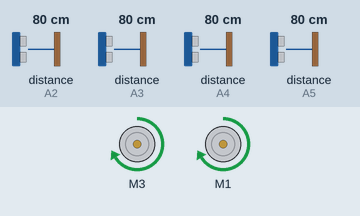
This sketch was run on a simulated Arduino Uno, built with avr-gcc and run on an emulated ATmega328P. Parts: 2 × DC motor (green arrow = forward, orange = backward, longer = faster). The inputs (shaded band) are chosen by the test bench; at power-on: distance to the obstacle (sensors on A3, A4, A5, A2) 80 cm. The echo pulse lasts 58.3 µs per cm. At 9.8 s the program stops and its outputs stay as they are.

Above: at 1.2 s.
1.3 s: distance to the obstacle (sensor on A3) set to 33 cm
2.8 s: distance to the obstacle (sensor on A3) set to 30 cm
At 3.7 s:
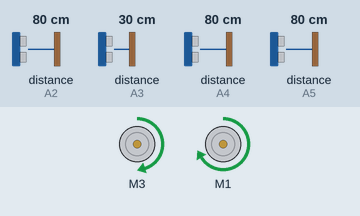
4.3 s: distance to the obstacle (sensor on A4) set to 34 cm
5.8 s: distance to the obstacle (sensor on A4) set to 28 cm
At 5.98 s:
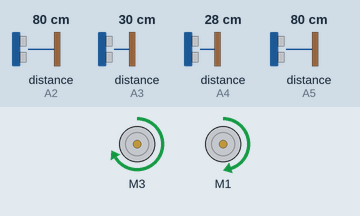
8.8 s: distance to the obstacle (sensor on A5) set to 2 cm
At 10.5 s:
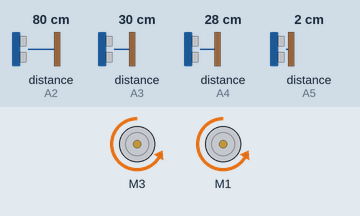
Timing chart, 0 to 11.3 s (numbered marks = the images above; inputs shaded):
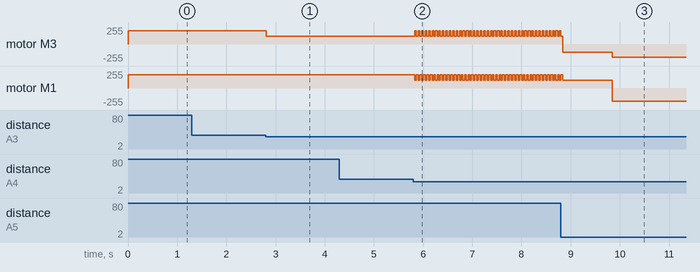

The sketch:

robot_1.ino
```cpp
// Adafruit motor shield setup
#include <AFMotor.h>

AF_DCMotor leftMotor(3);
AF_DCMotor rightMotor(1);

// time needed to rotate by approximately 90 degrees
#define ROTATION_TIME 1000

// variables to store the distances to the nearest obstacle
// (wall, robot etc)
int frontDistance;
int rearDistance;
int leftDistance;
int rightDistance;

// HC-SR04 Pin Connections
// The trigger from all the HC-SR04 sensors are connected
// to the same trigger pin
int trigPin = A1;
int frontDistancePin = A5;
int leftDistancePin = A4;
int rearDistancePin = A2;
int rightDistancePin = A3;

// called on initialisation and reset
void setup() {
  Serial.begin(9600);
  randomSeed(43);

  pinMode(trigPin, OUTPUT);
  pinMode(frontDistancePin, INPUT);
  pinMode(leftDistancePin, INPUT);
  pinMode(rearDistancePin, INPUT);
  pinMode(rightDistancePin, INPUT);

  leftMotor.setSpeed(200);
  rightMotor.setSpeed(200);

  leftMotor.run(RELEASE);
  rightMotor.run(RELEASE);
}

// main program containing logic
void loop() {

  // NOTE
  // The pulseIn of the HC-SR04 echo pin outputs 0 if no obstacle is detected

  // while there is no obstacle in the front
  while ((frontDistance = getDistance(frontDistancePin)) >= 40) {
    drive();

    // if there's any obstacle on the left, steer right
    leftDistance = getDistance(leftDistancePin);
    if (leftDistance <= 30 && leftDistance != 0) {
      steerRight();
      delay(30);
    }

    // if there's any obstacle on the right, steer left
    rightDistance = getDistance(rightDistancePin);
    if (rightDistance <= 30 && rightDistance != 0) {
      steerLeft();
      delay(30);
    }
  }

  stop();

  // there's an obstacle in the front
  // the robot has to turn left or right
  leftDistance = getDistance(leftDistancePin);
  rightDistance = getDistance(rightDistancePin);

  if (leftDistance > rightDistance) {
    rotateLeft(); // includes delay
  } else {
    rotateRight(); // includes delay
  }

  frontDistance = getDistance(frontDistancePin);

  // if there's still an obstacle in the front
  // and there's place to go reverse
  if (frontDistance < 40 && frontDistance != 0) {
    rearDistance = getDistance(rearDistancePin);

    while (rearDistance >= 50) {
      goReverse();
    }
  }

  delay(20);
}

// moves forward
void drive() {
  leftMotor.setSpeed(200);
  rightMotor.setSpeed(200);
  leftMotor.run(FORWARD);
  rightMotor.run(FORWARD);
}

// slightly turns right
void steerRight() {
  leftMotor.setSpeed(200);
  rightMotor.setSpeed(120);
  leftMotor.run(FORWARD);
  rightMotor.run(FORWARD);
}

// slightly turns left
void steerLeft() {
  leftMotor.setSpeed(120);
  rightMotor.setSpeed(200);
  leftMotor.run(FORWARD);
  rightMotor.run(FORWARD);
}

// turns left
void rotateLeft() {
  leftMotor.setSpeed(120);
  rightMotor.setSpeed(120);
  leftMotor.run(FORWARD);
  rightMotor.run(BACKWARD);
  delay(ROTATION_TIME);
}

// turns right
void rotateRight() {
  leftMotor.setSpeed(120);
  rightMotor.setSpeed(120);
  leftMotor.run(BACKWARD);
  rightMotor.run(FORWARD);
  delay(ROTATION_TIME);
}

// goes reverse
void goReverse() {
  leftMotor.setSpeed(200);
  rightMotor.setSpeed(200);
  leftMotor.run(BACKWARD);
  rightMotor.run(BACKWARD);
}

// emergency brake
void stop() {
  leftMotor.run(RELEASE);
  rightMotor.run(RELEASE);
}

// get the distance from the HC-SR04
// pin -> echo pin for the particular HC-SR04
int getDistance(int pin) {
  long duration;
  int cms;

  digitalWrite(trigPin, LOW);
  delayMicroseconds(2);
  digitalWrite(trigPin, HIGH);
  delayMicroseconds(10);
  digitalWrite(trigPin, LOW);

  duration = pulseIn(pin, HIGH);

  cms = duration / 29 / 2;

  return cms;
}
```

Measured:
- the behaviour switches between 31 and 30 cm on distance to the obstacle (sensor on A3) (found by bisection; images 0 and 1)
- the behaviour switches between 31 and 30 cm on distance to the obstacle (sensor on A4) (found by bisection; images 1 and 2)
- after the input at 1.3 s, every drawn part: stays the same
- after the input at 2.8 s, motor M3: forward 200/255 → forward 120/255 at once
- after the input at 5.8 s, motor M3: alternates forward 200/255 for 0.03 s and forward 120/255 for 0.04 s, starting at once; motor M1: alternates forward 200/255 for 0.04 s and forward 120/255 for 0.03 s, starting at once
